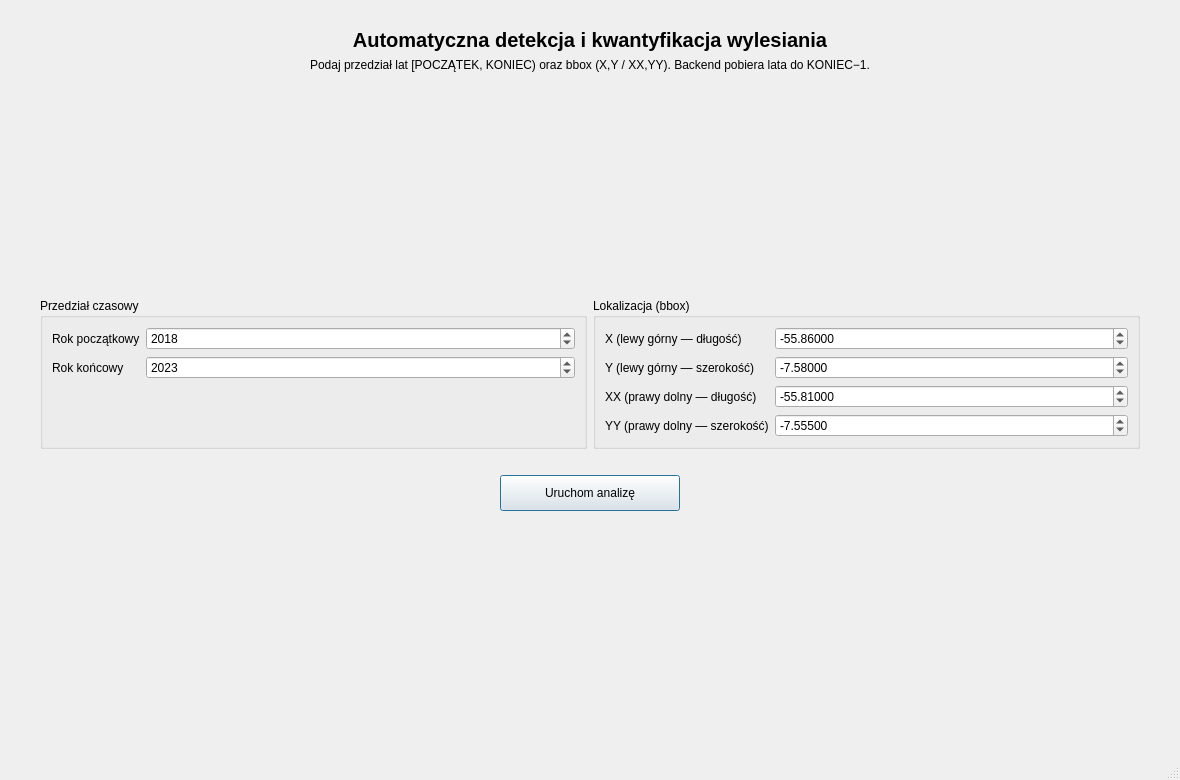
<?xml version="1.0" encoding="UTF-8"?>
<ui version="4.0">
 <class>MainWindow</class>
 <widget class="QMainWindow" name="MainWindow">
  <property name="geometry">
   <rect>
    <x>0</x>
    <y>0</y>
    <width>1180</width>
    <height>780</height>
   </rect>
  </property>
  <property name="windowTitle">
   <string>Wylesianie — detekcja i kwantyfikacja</string>
  </property>
  <widget class="QWidget" name="centralwidget">
   <layout class="QVBoxLayout" name="centralLayout">
    <property name="leftMargin">
     <number>0</number>
    </property>
    <property name="topMargin">
     <number>0</number>
    </property>
    <property name="rightMargin">
     <number>0</number>
    </property>
    <property name="bottomMargin">
     <number>0</number>
    </property>
    <item>
     <widget class="QStackedWidget" name="stackedWidget">
      <property name="currentIndex">
       <number>0</number>
      </property>

      <!-- ========== PAGE 0: formularz wejściowy ========== -->
      <widget class="QWidget" name="pageInput">
       <layout class="QVBoxLayout" name="pageInputLayout">
        <property name="leftMargin">
         <number>40</number>
        </property>
        <property name="topMargin">
         <number>28</number>
        </property>
        <property name="rightMargin">
         <number>40</number>
        </property>
        <property name="bottomMargin">
         <number>28</number>
        </property>
        <item>
         <widget class="QLabel" name="labelTitle">
          <property name="text">
           <string>Automatyczna detekcja i kwantyfikacja wylesiania</string>
          </property>
          <property name="alignment">
           <set>Qt::AlignCenter</set>
          </property>
          <property name="styleSheet">
           <string notr="true">font-size: 20px; font-weight: 700;</string>
          </property>
         </widget>
        </item>
        <item>
         <widget class="QLabel" name="labelSubtitle">
          <property name="text">
           <string>Podaj przedział lat [POCZĄTEK, KONIEC) oraz bbox (X,Y / XX,YY). Backend pobiera lata do KONIEC−1.</string>
          </property>
          <property name="alignment">
           <set>Qt::AlignCenter</set>
          </property>
          <property name="wordWrap">
           <bool>true</bool>
          </property>
         </widget>
        </item>
        <item>
         <spacer name="spacerTop">
          <property name="orientation">
           <enum>Qt::Vertical</enum>
          </property>
          <property name="sizeHint" stdset="0">
           <size>
            <width>20</width>
            <height>16</height>
           </size>
          </property>
         </spacer>
        </item>
        <item>
         <layout class="QHBoxLayout" name="formColumnsLayout">
          <item>
           <widget class="QGroupBox" name="groupYears">
            <property name="title">
             <string>Przedział czasowy</string>
            </property>
            <layout class="QFormLayout" name="formYears">
             <item row="0" column="0">
              <widget class="QLabel" name="labelStartYear">
               <property name="text">
                <string>Rok początkowy</string>
               </property>
              </widget>
             </item>
             <item row="0" column="1">
              <widget class="QSpinBox" name="spinStartYear">
               <property name="minimum">
                <number>2015</number>
               </property>
               <property name="maximum">
                <number>2030</number>
               </property>
               <property name="value">
                <number>2018</number>
               </property>
              </widget>
             </item>
             <item row="1" column="0">
              <widget class="QLabel" name="labelEndYear">
               <property name="text">
                <string>Rok końcowy</string>
               </property>
              </widget>
             </item>
             <item row="1" column="1">
              <widget class="QSpinBox" name="spinEndYear">
               <property name="minimum">
                <number>2015</number>
               </property>
               <property name="maximum">
                <number>2030</number>
               </property>
               <property name="value">
                <number>2023</number>
               </property>
              </widget>
             </item>
            </layout>
           </widget>
          </item>
          <item>
           <widget class="QGroupBox" name="groupBbox">
            <property name="title">
             <string>Lokalizacja (bbox)</string>
            </property>
            <layout class="QFormLayout" name="formBbox">
             <item row="0" column="0">
              <widget class="QLabel" name="labelX">
               <property name="text">
                <string>X (lewy górny — długość)</string>
               </property>
              </widget>
             </item>
             <item row="0" column="1">
              <widget class="QDoubleSpinBox" name="spinX">
               <property name="decimals">
                <number>5</number>
               </property>
               <property name="minimum">
                <double>-180.000000000000000</double>
               </property>
               <property name="maximum">
                <double>180.000000000000000</double>
               </property>
               <property name="singleStep">
                <double>0.010000000000000</double>
               </property>
               <property name="value">
                <double>-55.860000000000000</double>
               </property>
              </widget>
             </item>
             <item row="1" column="0">
              <widget class="QLabel" name="labelY">
               <property name="text">
                <string>Y (lewy górny — szerokość)</string>
               </property>
              </widget>
             </item>
             <item row="1" column="1">
              <widget class="QDoubleSpinBox" name="spinY">
               <property name="decimals">
                <number>5</number>
               </property>
               <property name="minimum">
                <double>-90.000000000000000</double>
               </property>
               <property name="maximum">
                <double>90.000000000000000</double>
               </property>
               <property name="singleStep">
                <double>0.010000000000000</double>
               </property>
               <property name="value">
                <double>-7.580000000000000</double>
               </property>
              </widget>
             </item>
             <item row="2" column="0">
              <widget class="QLabel" name="labelXX">
               <property name="text">
                <string>XX (prawy dolny — długość)</string>
               </property>
              </widget>
             </item>
             <item row="2" column="1">
              <widget class="QDoubleSpinBox" name="spinXX">
               <property name="decimals">
                <number>5</number>
               </property>
               <property name="minimum">
                <double>-180.000000000000000</double>
               </property>
               <property name="maximum">
                <double>180.000000000000000</double>
               </property>
               <property name="singleStep">
                <double>0.010000000000000</double>
               </property>
               <property name="value">
                <double>-55.810000000000002</double>
               </property>
              </widget>
             </item>
             <item row="3" column="0">
              <widget class="QLabel" name="labelYY">
               <property name="text">
                <string>YY (prawy dolny — szerokość)</string>
               </property>
              </widget>
             </item>
             <item row="3" column="1">
              <widget class="QDoubleSpinBox" name="spinYY">
               <property name="decimals">
                <number>5</number>
               </property>
               <property name="minimum">
                <double>-90.000000000000000</double>
               </property>
               <property name="maximum">
                <double>90.000000000000000</double>
               </property>
               <property name="singleStep">
                <double>0.010000000000000</double>
               </property>
               <property name="value">
                <double>-7.555000000000000</double>
               </property>
              </widget>
             </item>
            </layout>
           </widget>
          </item>
         </layout>
        </item>
        <item>
         <widget class="QLabel" name="labelValidation">
          <property name="text">
           <string/>
          </property>
          <property name="styleSheet">
           <string notr="true">color: #b00020;</string>
          </property>
          <property name="wordWrap">
           <bool>true</bool>
          </property>
         </widget>
        </item>
        <item>
         <layout class="QHBoxLayout" name="buttonRow">
          <item>
           <spacer name="buttonSpacerL">
            <property name="orientation">
             <enum>Qt::Horizontal</enum>
            </property>
            <property name="sizeHint" stdset="0">
             <size>
              <width>40</width>
              <height>20</height>
             </size>
            </property>
           </spacer>
          </item>
          <item>
           <widget class="QPushButton" name="buttonStart">
            <property name="minimumSize">
             <size>
              <width>180</width>
              <height>36</height>
             </size>
            </property>
            <property name="text">
             <string>Uruchom analizę</string>
            </property>
            <property name="default">
             <bool>true</bool>
            </property>
           </widget>
          </item>
          <item>
           <spacer name="buttonSpacerR">
            <property name="orientation">
             <enum>Qt::Horizontal</enum>
            </property>
            <property name="sizeHint" stdset="0">
             <size>
              <width>40</width>
              <height>20</height>
             </size>
            </property>
           </spacer>
          </item>
         </layout>
        </item>
        <item>
         <spacer name="spacerBottom">
          <property name="orientation">
           <enum>Qt::Vertical</enum>
          </property>
          <property name="sizeHint" stdset="0">
           <size>
            <width>20</width>
            <height>40</height>
           </size>
          </property>
         </spacer>
        </item>
       </layout>
      </widget>

      <!-- ========== PAGE 1: ładowanie ========== -->
      <widget class="QWidget" name="pageLoading">
       <layout class="QVBoxLayout" name="pageLoadingLayout">
        <property name="leftMargin">
         <number>80</number>
        </property>
        <property name="topMargin">
         <number>40</number>
        </property>
        <property name="rightMargin">
         <number>80</number>
        </property>
        <property name="bottomMargin">
         <number>40</number>
        </property>
        <item>
         <spacer name="loadSpacerTop">
          <property name="orientation">
           <enum>Qt::Vertical</enum>
          </property>
          <property name="sizeHint" stdset="0">
           <size>
            <width>20</width>
            <height>80</height>
           </size>
          </property>
         </spacer>
        </item>
        <item>
         <widget class="QLabel" name="labelLoadingTitle">
          <property name="text">
           <string>Trwa pobieranie i przetwarzanie danych…</string>
          </property>
          <property name="alignment">
           <set>Qt::AlignCenter</set>
          </property>
          <property name="styleSheet">
           <string notr="true">font-size: 16px; font-weight: 600;</string>
          </property>
         </widget>
        </item>
        <item>
         <widget class="QLabel" name="labelLoadingStage">
          <property name="text">
           <string>Przygotowanie…</string>
          </property>
          <property name="alignment">
           <set>Qt::AlignCenter</set>
          </property>
         </widget>
        </item>
        <item>
         <widget class="QProgressBar" name="progressBar">
          <property name="value">
           <number>0</number>
          </property>
          <property name="textVisible">
           <bool>true</bool>
          </property>
         </widget>
        </item>
        <item>
         <layout class="QHBoxLayout" name="cancelRow">
          <item>
           <spacer name="cancelSpacerL">
            <property name="orientation">
             <enum>Qt::Horizontal</enum>
            </property>
            <property name="sizeHint" stdset="0">
             <size>
              <width>40</width>
              <height>20</height>
             </size>
            </property>
           </spacer>
          </item>
          <item>
           <widget class="QPushButton" name="buttonCancel">
            <property name="text">
             <string>Anuluj</string>
            </property>
           </widget>
          </item>
          <item>
           <spacer name="cancelSpacerR">
            <property name="orientation">
             <enum>Qt::Horizontal</enum>
            </property>
            <property name="sizeHint" stdset="0">
             <size>
              <width>40</width>
              <height>20</height>
             </size>
            </property>
           </spacer>
          </item>
         </layout>
        </item>
        <item>
         <spacer name="loadSpacerBottom">
          <property name="orientation">
           <enum>Qt::Vertical</enum>
          </property>
          <property name="sizeHint" stdset="0">
           <size>
            <width>20</width>
            <height>120</height>
           </size>
          </property>
         </spacer>
        </item>
       </layout>
      </widget>

      <!-- ========== PAGE 2: wyniki (wypełniane w kodzie) ========== -->
      <widget class="QWidget" name="pageResults">
       <layout class="QVBoxLayout" name="pageResultsLayout">
        <property name="leftMargin">
         <number>0</number>
        </property>
        <property name="topMargin">
         <number>0</number>
        </property>
        <property name="rightMargin">
         <number>0</number>
        </property>
        <property name="bottomMargin">
         <number>0</number>
        </property>
       </layout>
      </widget>
     </widget>
    </item>
   </layout>
  </widget>
  <widget class="QMenuBar" name="menubar">
   <property name="geometry">
    <rect>
     <x>0</x>
     <y>0</y>
     <width>1180</width>
     <height>21</height>
    </rect>
   </property>
  </widget>
  <widget class="QStatusBar" name="statusbar"/>
 </widget>
 <resources/>
 <connections/>
</ui>
